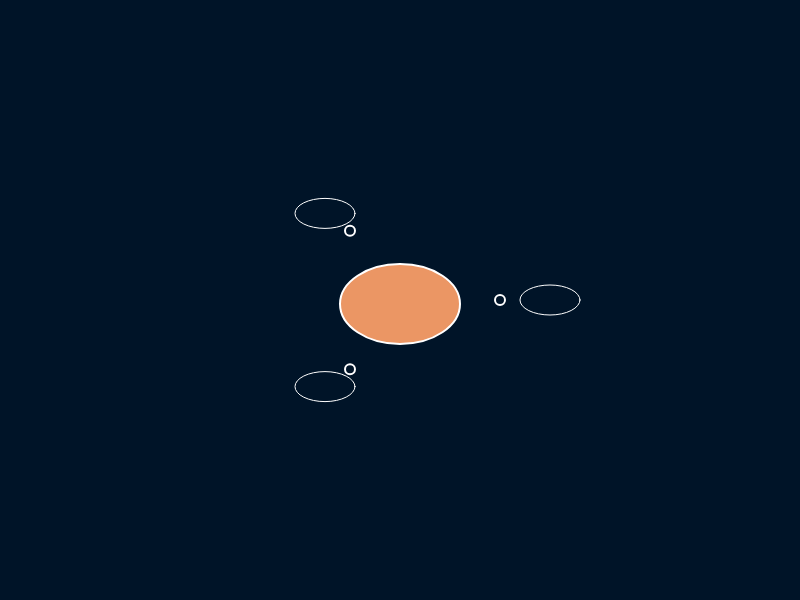
Frame 1 (no input)
Frame 2 (the mouse pressed at the canvas centre, redrawn once): identical to frame 1, image omitted

The p5.js sketch that drew this single still picture (run headless with seeded random() and noise() and a simulated clock; the mouse was pressed at the canvas centre and the sketch redrawn once):

// p5.js sketch
// ── sketch.js
function setup() {
  createCanvas(800, 600);
  noLoop();
}

function draw() {
  background(0, 20, 40);

  push();
  translate(width / 2, height / 2);

  fill(235, 150, 100);
  stroke(255);
  strokeWeight(2);

  ellipse(0, 4, 120, 80);
  pop();

  for (let i = 0; i < 3; i++) {
    push();
    let x = cos((i * PI * 2) / 3) * 100;
    let y = sin((i * PI * 2) / 3) * 80;
    translate(width / 2 + x, height / 2 + y);

    fill(0, 0, 0, 0);
    stroke(255);
    strokeWeight(2);
    circle(0, 0, 10);
    pop();
  }

  for (let i = 0; i < 3; i++) {
    let x = cos((i * PI * 2) / 3) * 150;
    let y = sin((i * PI * 2) / 3) * 100;

    fill(255, 100, 150, 0);
    stroke(255);
    strokeWeight(1);
    ellipse(width / 2 + x, height / 2 + y, 60, 30);
  }
}
